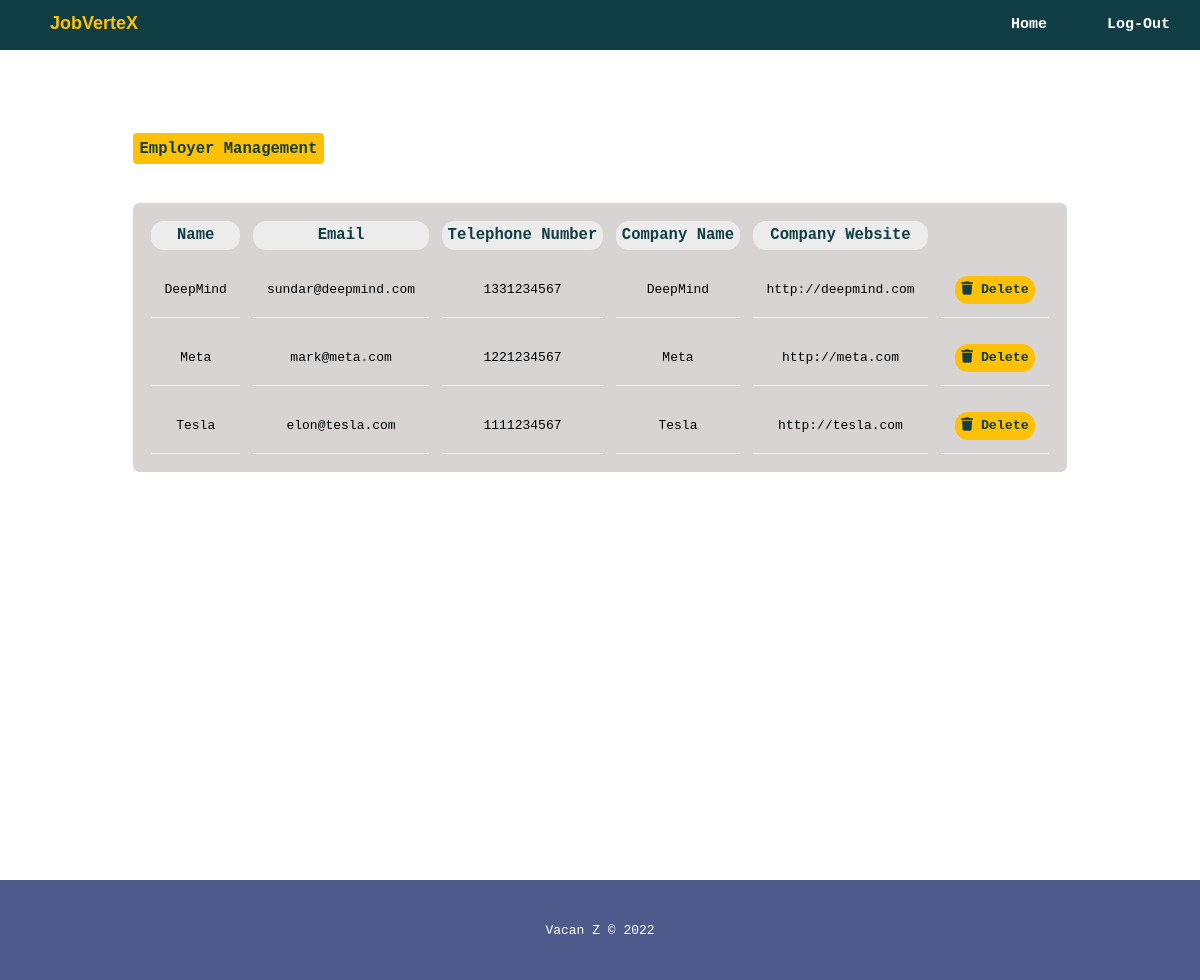
Page /admin/employer.php?show=employer (signed in) on the committed database.
### tables this page shows
CREATE TABLE `employer` (
  `username` varchar(255) NOT NULL,
  `website` varchar(255) DEFAULT NULL,
  `companyname` varchar(255) DEFAULT NULL
);

CREATE TABLE `user` (
  `username` varchar(255) NOT NULL,
  `password` varchar(255) DEFAULT NULL,
  `view` varchar(255) DEFAULT NULL,
  `name` varchar(255) DEFAULT NULL,
  `email` varchar(255) DEFAULT NULL,
  `telephone` varchar(255) DEFAULT NULL
);

### admin/db.php (called while the page is built, shortened)
<?php
include("../php/db_conn.php");
if (isset($_GET['show'])) {
    switch ($_GET['show']) {
        case 'employer':
            $sql = "select u.username, u.name, u.email, u.telephone, e.website, e.companyname from user u, employer e where u.username=e.username;";
            $result = mysqli_query($conn, $sql) or die($conn->error);
            break;
    }
}

### admin/employer.php (the view, shortened to what this page needs)
<!DOCTYPE html>
<html lang="en">
<head>
    <link rel="stylesheet" href="../css/admin.css">
    <link rel="stylesheet" href="../css/navbar.css">
    <link rel="stylesheet" href="../css/footer.css">
    <link rel="stylesheet" href="https://pro.fontawesome.com/releases/v5.10.0/css/all.css"
 />
</head>
<body>
    <header>
            <nav>
                <ul>
                <a href="./home.php"><li class="name">JobVerteX</li></a>
                    <li><a href="../logout.php">Log-Out</a></li>
                    <li><a href="./home.php">Home</a></li>
                </ul>
            </nav>
    </header>
    <main>
    <div class="container">
        <div class="section blur">
            <div class="section-header">
                <h4 class="title">Employer Management</h4>
            </div>
            <div class="section-body">
                <table>
                    <tr>
                        <th>Name</th>
                        <th>Email</th>
                        <th>Telephone Number</th>
						<th>Company Name</th>
						<th>Company Website</th>
                    </tr>
                    <?php
                        include('./db.php');
                        while($row = $result->fetch_assoc()){
                    ?>
                    <tr>
                        <td><?php echo $row['name'];?></td>
                        <td><?php echo $row['email'];?></td>
                        <td><?php echo $row['telephone'];?></td>
						<td><?php echo $row['companyname'];?></td>
						<td><?php echo $row['website'];?></td>
                        <td>
                        <a href="?deleteE=<?php echo $row['username'];?>"><button class="btn-delete">
                                <i class="fas fa-trash"></i>
                                Delete</button></a>
                        </td>
                    </tr>
                    <?php }?>
                </table>
            </div>
        </div>
        </main>
        <?php include('../footer.php') ?>
</body>
</html>

### footer.php
<footer style="display: flex; align-items: center; justify-content: center; height: 100px; color: white; background-color: #4E598C;">
    <div>Vacan Z &copy; 2022</div>
</footer>

### css/admin.css (style rules this page uses)
* { margin: 0; box-sizing: border-box; font-family: monospace; }
body { background-image: url('../images/login1.jpg'); background-repeat: no-repeat; background-size: cover; }
.section { display: flex; flex-direction: column; width: 80%; height: 90%; border-radius: 0.4rem; transition: all 0.5s ease-in; border: 0px; text-align: center; padding: 1rem; background-color: rgba(233, 233, 244, 0.3); }
.section-header { display: flex; margin-bottom: 3rem; }
.section-body { width: 100%; overflow-y: scroll; }
.container { display: flex; justify-content: center; align-items: center; height: 100vh; }
button { font-weight: bolder; border: 0; padding: 0.5rem; border-radius: 1rem; cursor: pointer; transition: all 0.5s ease-in; background-color: #111; color: #fff; }
.blur { box-shadow: inset 0px 0px 2px #fefefed1; backdrop-filter: saturate(100%) blur(1px); background-color: rgba(255, 255, 255, 0.2); }
table { padding: 0.4rem; transition: all 0.5s ease-in; border-spacing: 1rem 1rem; width: 100%; background-color: #c2baba9e; border-radius: 0.5rem; }
table th { background-color: #eeee; border-radius: 1rem; padding: 0.4rem; font-weight: bolder; font-size: 1.2rem; color:#113e45; }
table td { padding: 1rem; border-bottom: 1px #efefef solid; }
.btn-delete { background-color: #ffc107; color: #113e45; }
.title { background-color: #ffc107; border-radius: 0.3rem; padding: 0.5rem; font-size: larger; color:#113e45; }

### css/navbar.css (style rules this page uses)
nav { height: 50px; width: 100%; margin-top: 0; margin-bottom: 30px; position: relative; }
nav ul { height: 100%; list-style: none; margin: 0; background-color:#113e45; }
nav ul li { margin: 0; float: right; height: 142%; }
nav li a { display: block; text-decoration: none; color: #fff; padding: 16px 30px; margin: unset; text-align: bottom; font-size: 15px; font-weight:600 }
.name { font-family: 'Gill Sans', 'Gill Sans MT', Calibri, 'Trebuchet MS', sans-serif; font-size: large; font-weight: bold; padding: 13px 10px; float: left; color: #ffc107; }

### rows in the picture
employer: username.name "DeepMind", username.email "sundar@deepmind.com", username.telephone "1331234567", companyname "DeepMind", website "http://deepmind.com"
employer: username.name "Meta", username.email "mark@meta.com", username.telephone "1221234567", companyname "Meta", website "http://meta.com"
employer: username.name "Tesla", username.email "elon@tesla.com", username.telephone "1111234567", companyname "Tesla", website "http://tesla.com"
